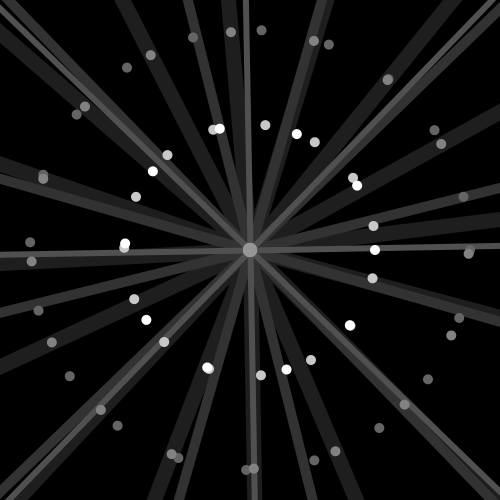
Frame 1 (no input)
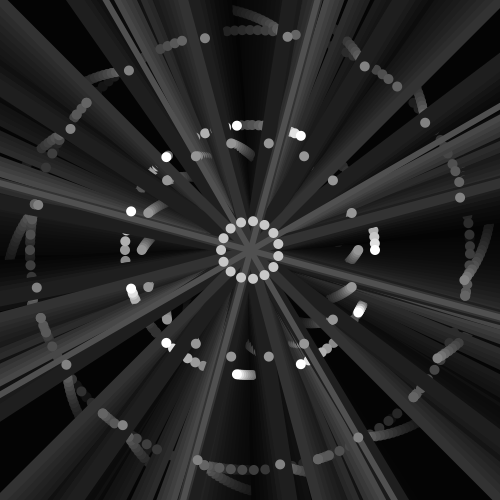
Frame 60 (the mouse pressed at the canvas centre just before this capture)
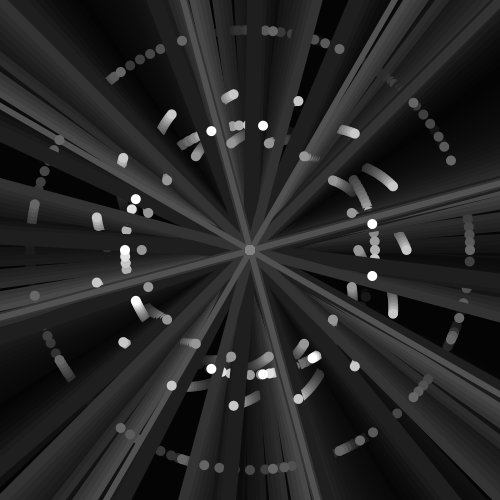
Frame 120 (the mouse held since frame 60 and released just before this capture)

The Processing sketch that drew these frames (run headless with seeded random() and noise(); from frame 60 on, the mouse is pressed at the canvas centre):

// Processing sketch: processing_70906
// ── processing_70906.pde

void setup()
{
  size(500, 500);
  noStroke();
  smooth();
  background(0);
  ellipseMode(CENTER);
}

void draw()
{
  fill(0, 0, 0, 30);
  rect(0, 0, width, height);
  sweetLines2();
  sweetLines1();
  sweetLines3();
  sweetCircles3();
  sweetCircles2(130, 16, 1, 60, 5/2);
  sweetCircles2(150, 18, -1, 0, 4);
  sweetCircles2(200, 15, 1, -50, 3);
  sweetCircles1();
}

void sweetCircles1()
{
  fill(255);
  
  int cX = width/2;
  int cY = height/2;
  int numObjects = 10;
  float distance = width/4;
  float angle = 0;
  float angleObject = 360/numObjects;

  for (int i = 0; i < numObjects; i++)
  {
    angle = frameCount*(i+1)/2;
    float posX = cX + distance*cos(radians(angleObject*i + angle));
    float posY = cY + distance*sin(radians(angleObject*i + angle));
    
    //object
    ellipse(posX, posY, 10, 10);
  }
}

void sweetCircles2(int fillc, int numO, int mul, int offset, int divv)
{
  fill(fillc);
  
  int cX = width/2;
  int cY = height/2;
  int numObjects = numO;
  float distance;
  float angle = frameCount*mul;
  float angleObject = 360/numObjects;
  
  for (int i = 0; i < numObjects; i++)
  {
    distance = sin(radians(frameCount+offset))*width/divv;
    float posX = cX + distance*cos(radians(angleObject*i + angle));
    float posY = cY + distance*sin(radians(angleObject*i + angle));
    
    //object
    ellipse(posX, posY, 10, 10);
  }
}

void sweetCircles3()
{
  fill(100);
  
  int cX = width/2;
  int cY = height/2;
  int numObjects = 20;
  float distance = width/2 - 30;
  float angle;
  float angleObject = 360/numObjects;

  for (int i = 0; i < numObjects; i++)
  {
    angle = frameCount*(i+1)/5;
    float posX = cX + distance*cos(radians(angleObject*i + angle));
    float posY = cY + distance*sin(radians(angleObject*i + angle));
    
    //object
    ellipse(posX, posY, 10, 10);
  }
}

void sweetLines1()
{
  stroke(50);
  strokeWeight(10);
  
  int cX = width/2;
  int cY = height/2;
  int numObjects = 12;
  float angle = frameCount;
  float angleObject = 360/numObjects;
  
  for (int i = 0; i < numObjects; i++)
  {
    pushMatrix();
    translate(cX, cY);
    rotate(radians(i*angleObject + angle));
    line(0, 0, height, width);
    popMatrix();
  }
  
  noStroke();
}

void sweetLines2()
{
  stroke(30);
  strokeWeight(15);
  
  int cX = width/2;
  int cY = height/2;
  int numObjects = 16;
  float angle = -frameCount/2;
  float angleObject = 360/numObjects;
  
  for (int i = 0; i < numObjects; i++)
  {
    pushMatrix();
    translate(cX, cY);
    rotate(radians(i*angleObject + angle));
    line(0, 0, height, width);
    popMatrix();
  }
  
  noStroke();
}

void sweetLines3()
{
  stroke(80);
  strokeWeight(6);
  
  int cX = width/2;
  int cY = height/2;
  int numObjects = 8;
  float angle = -frameCount*5/4;
  float angleObject = 360/numObjects;
  
  for (int i = 0; i < numObjects; i++)
  {
    pushMatrix();
    translate(cX, cY);
    rotate(radians(i*angleObject + angle));
    line(0, 0, height, width);
    popMatrix();
  }
  
  noStroke();
}
